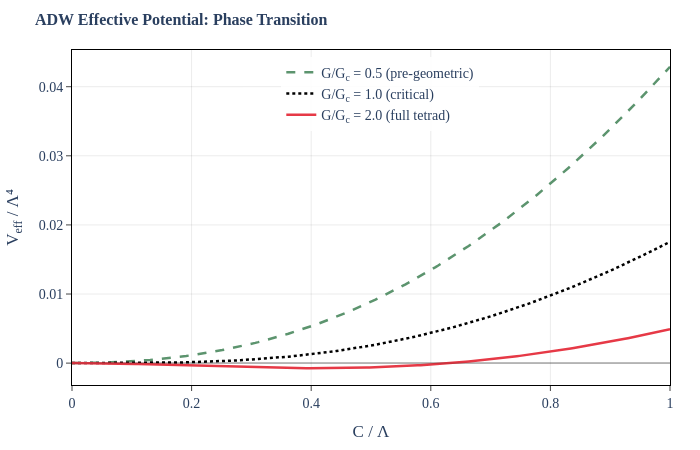

The notebook cell this image was saved under:
### Markdown cell above
## Step 2: The Phase Transition

When the fermion interaction is strong enough (above a critical value G_c), the system undergoes a **phase transition**: fermion pairs condense into a tetrad field, and gravity spontaneously appears.

This is directly analogous to:
- **Superconductivity**: electron pairs condense below T_c
- **Superfluid He-3**: atom pairs form a matrix-valued order parameter
- **Higgs mechanism**: the Higgs field condenses to give mass to particles

### Code cell
# viz-ref: fig_adw_effective_potential
from src.core.visualizations import fig_adw_effective_potential

fig_adw_effective_potential().show()

### Figure 1 — Plotly figure (JSON) as saved in the notebook; plotly's stock layout.template omitted (floating-point values rounded to 4 significant figures; data arrays with more than 128 entries replaced by an {"elided": "..."} marker saying what was removed)
{"data": [{"line": {"color": "#5C946E", "dash": "dash", "width": 2.5}, "mode": "lines", "name": "G/G<sub>c</sub> = 0.5 (pre-geometric)", "type": "scatter", "x": {"elided": "200 float values"}, "y": {"elided": "200 float values"}}, {"line": {"color": "#000000", "dash": "dot", "width": 2.5}, "mode": "lines", "name": "G/G<sub>c</sub> = 1.0 (critical)", "type": "scatter", "x": {"elided": "200 float values"}, "y": {"elided": "200 float values"}}, {"line": {"color": "#E63946", "dash": "solid", "width": 2.5}, "mode": "lines", "name": "G/G<sub>c</sub> = 2.0 (full tetrad)", "type": "scatter", "x": {"elided": "200 float values"}, "y": {"elided": "200 float values"}}], "layout": {"font": {"family": "CMU Serif, Computer Modern, Times New Roman, serif", "size": 14}, "height": 450, "legend": {"bgcolor": "rgba(255,255,255,0.9)", "x": 0.35, "y": 0.98}, "margin": {"b": 60, "l": 70, "r": 30, "t": 50}, "paper_bgcolor": "white", "plot_bgcolor": "white", "shapes": [{"line": {"color": "rgba(0,0,0,0.2)", "width": 1}, "type": "line", "x0": 0, "x1": 1, "xref": "x domain", "y0": 0, "y1": 0, "yref": "y"}], "title": {"font": {"family": "CMU Serif, Computer Modern, Times New Roman, serif", "size": 16}, "text": "<b>ADW Effective Potential: Phase Transition</b>"}, "width": 700, "xaxis": {"gridcolor": "rgba(0,0,0,0.08)", "linecolor": "black", "linewidth": 1, "mirror": true, "range": [0, 1], "showgrid": true, "showline": true, "ticks": "outside", "title": {"text": "C / Λ"}, "zeroline": true, "zerolinecolor": "rgba(0,0,0,0.2)"}, "yaxis": {"gridcolor": "rgba(0,0,0,0.08)", "linecolor": "black", "linewidth": 1, "mirror": true, "showgrid": true, "showline": true, "ticks": "outside", "title": {"text": "V<sub>eff</sub> / Λ⁴"}, "zeroline": true, "zerolinecolor": "rgba(0,0,0,0.2)"}}}
